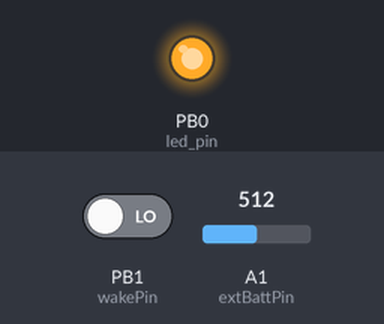
Recording of a sketch running on a simulated ATtiny85, built with avr-gcc and run on an emulated ATtiny85. Shown: output pins drawn as LEDs (lit = HIGH). The inputs (shaded band) are chosen by the test bench; at power-on: PB1 (wakePin) LOW, A1 (extBattPin) = 512. Sleep ends after the set time or at an interrupt; no radio packets arrive unless stated.

Above: at 0.11 s.
At 1.2 s:
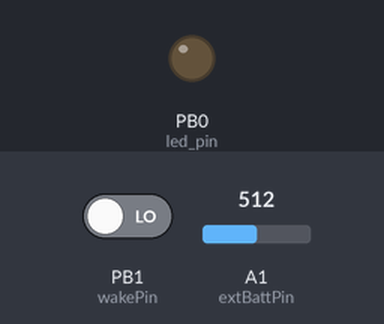
1.3 s: PB1 (wakePin) driven HIGH
At 2.6 s:
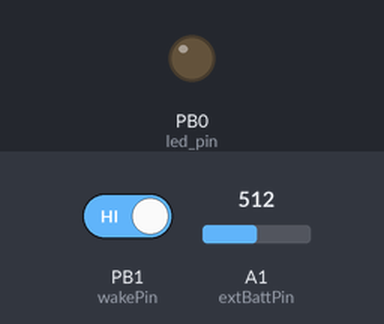
Timing chart, 0 to 4.3 s (numbered marks = the images above; inputs shaded):
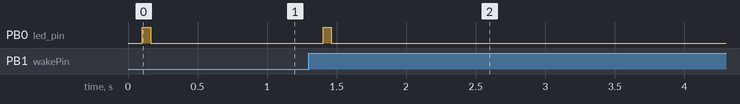

The sketch:

BS_sensor.ino
```cpp
// *******************************************************************
//
//  SENSOR TRANSMISOR BS (ATTINY85)
//
// Uso simple de la libreria VirtualWire para transmitir mensajes.
// Implementa transmision tipo simplex (one-way).
//
//********************************************************************

#include <VirtualWire.h>

#include <stdlib.h>
#include <EEPROM.h>

#include <avr/io.h>        // Adds useful constants

#define F_CPU 8000000      // Es usado por la libreria delay.h
#include <util/delay.h>    // Añade la funciones delay_ms y delay_us

#include <avr/sleep.h>
#include <avr/interrupt.h>

// Routines to set and claer bits (used in the sleep code)
#ifndef cbi
#define cbi(sfr, bit) (_SFR_BYTE(sfr) &= ~_BV(bit))
#endif
#ifndef sbi
#define sbi(sfr, bit) (_SFR_BYTE(sfr) |= _BV(bit))
#endif

// Valores para representar Verdadero y Falso
#define TRUE 255
#define FALSE 0

const int led_pin = 0;
const int txPin = 3;
const int rxPin = 5;
const int wakePin = 1;
const int extBattPin = A1;
const int transmit_en_pin = 3;

volatile byte count = 1; // count cycles for watchdog

// Variables for the Sleep/power down modes:
volatile boolean f_wdt = 1;

long intBatt = 0; // Usado para random
long extBatt = 0; // Usado para sensor de volage externo

struct Sensor_STRUCT// Data Structure
{
  int    id;  // dentificador del sensor
  long   batt;// Nivel de la bateria del sensor en milivoltios
  int    sen1;// Valor de la sonda 1
  int    sen2;// Valor de la sonda 2
  float  sen3;// Valor de la sonda 3
};

struct Sensor_STRUCT sData;

//
// Lee el voltaje interno de AVR
//
long readVcc() {
  // Read 1.1V reference against AVcc
  // set the reference to Vcc and the measurement to the internal 1.1V reference
#if defined(__AVR_ATmega32U4__) || defined(__AVR_ATmega1280__) || defined(__AVR_ATmega2560__)
  ADMUX = _BV(REFS0) | _BV(MUX4) | _BV(MUX3) | _BV(MUX2) | _BV(MUX1);
#elif defined (__AVR_ATtiny24__) || defined(__AVR_ATtiny44__) || defined(__AVR_ATtiny84__)
  ADMUX = _BV(MUX5) | _BV(MUX0);
#elif defined (__AVR_ATtiny25__) || defined(__AVR_ATtiny45__) || defined(__AVR_ATtiny85__)
  ADMUX = _BV(MUX3) | _BV(MUX2);
#else
  ADMUX = _BV(REFS0) | _BV(MUX3) | _BV(MUX2) | _BV(MUX1);
#endif

  delay(2); // Wait for Vref to settle
  ADCSRA |= _BV(ADSC); // Start conversion
  while (bit_is_set(ADCSRA, ADSC)); // measuring

  uint8_t low  = ADCL; // must read ADCL first - it then locks ADCH
  uint8_t high = ADCH; // unlocks both

  long result = (high << 8) | low;

  result = 1125300L / result; // Calculate Vcc (in mV); 1125300 = 1.1*1023*1000
  return result; // Vcc in millivolts
}


//
//   Usa el divisor de frecuencia del osclidador
// interno del chip
//
//  Ejemplos:
//  setPrescaler(0); //  8 MHz
//  setPrescaler(1); // div 1, i.e. 4 MHz
//  setPrescaler(15); // div 8, i.e. 1 MHz div 256 (15) = 32kHz
//  setPrescaler(3); // div 8, i.e. 1 MHz
//
static void setPrescaler (uint8_t mode) {
    cli();
    CLKPR = bit(CLKPCE);
    CLKPR = mode;
sei();
}

//
// Setup
//
void setup()
{
  // Initialise the IO and ISR
  vw_set_tx_pin(txPin);
  vw_set_rx_pin(rxPin);
  vw_set_ptt_pin(transmit_en_pin);
  vw_set_ptt_inverted(true); // Required for DR3100
  vw_setup(300);             // Bits per sec
  pinMode(led_pin, OUTPUT);
  pinMode(wakePin, INPUT); // sonda de interrupción
  // Valores iniciales
  sData.id = 102;
  sData.batt = 0;
  sData.sen1 = 0;
  sData.sen2 = 0;
  sData.sen3 = 0.0;
  pinMode(extBattPin, INPUT);
  analogReference(INTERNAL);

  setup_watchdog(9); // Aproximadamente 8 segundos sleep

}

//
// Setup del modo sleep
//
void sleep() {

  GIMSK |= _BV(PCIE);                     // Enable Pin Change Interrupts
  PCMSK |= _BV(PCINT1);                   // Use PB1 as interrupt pin
  ADCSRA &= ~_BV(ADEN);                   // ADC off
  set_sleep_mode(SLEEP_MODE_PWR_DOWN);    // replaces above statement

  sleep_enable();                         // Sets the Sleep Enable bit in the MCUCR Register (SE BIT)
  sei();                                  // Enable interrupts
  sleep_cpu();                            // sleep

  cli();                                  // Disable interrupts
  PCMSK &= ~_BV(PCINT1);                  // Turn off PB1 as interrupt pin
  sleep_disable();                        // Clear SE bit
  ADCSRA |= _BV(ADEN);                    // ADC on

  sei();                                  // Enable interrupts
} // sleep

ISR(PCINT1_vect) {
  // This is called when the interrupt occurs, but I don't need to do anything in it
}

// Watchdog Interrupt Service / is executed when watchdog timed out
ISR(WDT_vect) {
  f_wdt = 1; // set global flag
  // Cuenta tres interrupciones de watchdog
  if (count == 100)
    count = 1;
  else
    count = count + 1;
}


//
// Enviar datos del sensor
//
void sendData() {
  digitalWrite(led_pin, HIGH); // Flash a light to show transmitting

  vw_send((uint8_t *)&sData, sizeof(sData));
  vw_wait_tx(); // Wait until the whole message is gone

  digitalWrite(led_pin, LOW);

} //sendData()

//
//   Leer los valores de las sondas del sensor
//
void readSensors() {
  intBatt = readVcc();
  sData.batt = intBatt;
  if (digitalRead(wakePin) == HIGH)
    sData.sen1 = TRUE;
  else
    sData.sen1 = FALSE;
  sData.sen2 = count;
  float v1 = 1.1; // valor de referencia 1.1 real de la alimentacion de Arduino, Vcc
  float r1 = 1000000; // 1M
  float r2 = 100000; // 100K
  float v = (analogRead(extBattPin) * v1) / 1024.0; //A4 pin3 PB4
  float v2 = v / (r2 / (r1 + r2));
  sData.sen2 = analogRead(extBattPin);
  sData.sen3 = v2;
  //sData.sen3 = highByte(intBatt << 8);

} //readSensors()


//
// Bucle continuo
//
void loop()
{
  _delay_ms(100);
  if (count == 1)
  {
    readSensors(); // Leer valores de sensores
    sendData();    // Envia info sensor
  }

  sleep();
} //loop()

//
// Setup del watchdog
//
// 0=16ms, 1=32ms,2=64ms,3=128ms,4=250ms,5=500ms
// 6=1 sec,7=2 sec, 8=4 sec, 9= 8sec
//
void setup_watchdog(int ii) {

  byte bb;
  int ww;
  if (ii > 9 ) ii = 9;
  bb = ii & 7;
  if (ii > 7) bb |= (1 << 5);
  bb |= (1 << WDCE);
  ww = bb;

  MCUSR &= ~(1 << WDRF);
  // start timed sequence
  WDTCR |= (1 << WDCE) | (1 << WDE);
  // set new watchdog timeout value
  WDTCR = bb;
  WDTCR |= _BV(WDIE);
}
```

Measured:
- after the input at 1.3 s, PB0 (led_pin): LOW → HIGH after 0.10 s, → LOW 0.06 s later
